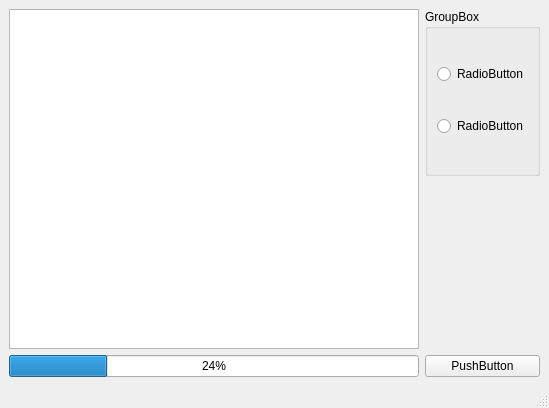
<?xml version="1.0" encoding="UTF-8"?>
<ui version="4.0">
 <class>MainWindow</class>
 <widget class="QMainWindow" name="MainWindow">
  <property name="geometry">
   <rect>
    <x>0</x>
    <y>0</y>
    <width>549</width>
    <height>408</height>
   </rect>
  </property>
  <property name="windowTitle">
   <string>MainWindow</string>
  </property>
  <widget class="QWidget" name="centralwidget">
   <layout class="QGridLayout" name="gridLayout">
    <item row="2" column="0">
     <widget class="QProgressBar" name="prbr_bar">
      <property name="value">
       <number>24</number>
      </property>
     </widget>
    </item>
    <item row="0" column="0" rowspan="2">
     <widget class="QListWidget" name="lst_elements"/>
    </item>
    <item row="0" column="1">
     <widget class="QGroupBox" name="gb_radio_buttons">
      <property name="title">
       <string>GroupBox</string>
      </property>
      <layout class="QVBoxLayout" name="verticalLayout">
       <item>
        <widget class="QRadioButton" name="rb_upper">
         <property name="text">
          <string>RadioButton</string>
         </property>
        </widget>
       </item>
       <item>
        <widget class="QRadioButton" name="rb_lower">
         <property name="text">
          <string>RadioButton</string>
         </property>
        </widget>
       </item>
      </layout>
     </widget>
    </item>
    <item row="2" column="1">
     <widget class="QPushButton" name="pb_button">
      <property name="text">
       <string>PushButton</string>
      </property>
     </widget>
    </item>
   </layout>
  </widget>
  <widget class="QMenuBar" name="menubar">
   <property name="geometry">
    <rect>
     <x>0</x>
     <y>0</y>
     <width>549</width>
     <height>21</height>
    </rect>
   </property>
  </widget>
  <widget class="QStatusBar" name="statusbar"/>
 </widget>
 <resources/>
 <connections/>
</ui>
